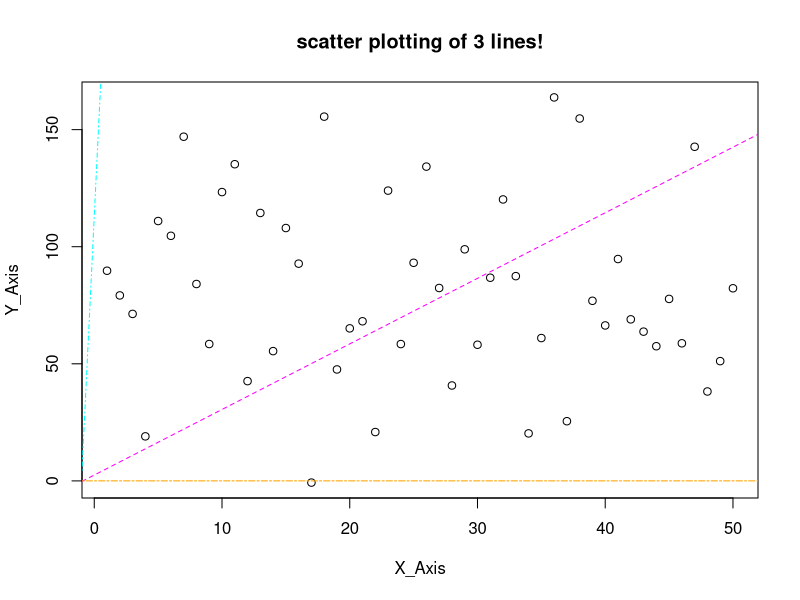

Recreate this plot in R.
## ---- chunk 1
n = 50
p = 2

x0 = rep(1, times = n)

# Randomly draw from a probability distribution to generate 
# n values for x1.
# x1 = ?

# Create the matrix, xmat, using the x0 and x1 column vectors
x1 <- rnorm(50, mean = 86, sd = 36)
xmat_data <-cbind(x0,x1)
print(xmat_data)
## ---- chunk 2
# Assign a value for sigma, the residual standard deviation
# sigma = ?
sigma = 2.86
# Assign values for epsilon, drawing randomly from a normal distribution
# epsilon = ?
epsilon_data <- rnorm(1,mean=86, sd=26)
print(epsilon_data)
## ---- chunk 3
# Use the following values of intercept and slope
# betas[1]: intercept
# betas[2]: slope
betas = c(2.5, 2.8)

# Calculate the values of y, using xmat, betas, and epsilon
# y = ?
y_val <- xmat_data*betas
y <- y_val+epsilon_data
print(y)
## ---- chunk 4
# Enter your code here

hatB <- solve(t(xmat_data) %*% xmat_data)
hat1B <- solve(hatB %*% t(xmat_data)%*% (y))

print(hat1B)

column_1 <- hat1B[1]
column_2 <- hat1B[2]

hat1B
## ---- chunk 5
# Enter your code here
model_coefficients <- lm(y ~ xmat_data)
coef(model_coefficients)

#fetching columns
col1 <- model_coefficients[1]
col2 <- model_coefficients[2]

# Store the estimated coefficients in an array.
result_arr <- array(c(col1,col2))
print(result_arr)
## ---- chunk 6
# Enter your code here


#observed data in a scatter plot using `plot()`
plot(x1,xlab="X_Axis", ylab="Y_Axis", main="scatter plotting of 3 lines!")

#(1) linear relationship with true values of coefficients
abline(betas[1],betas[2], col="magenta",lty=2)

#(2) linear relationship with coefficients estimated from manual OLS analysis
abline(column_1,column_2,col="orange",lty=6)

#(3) linear relationship with coefficients estimated from `lm()`
abline(coef(model_coefficients),coef(model_coefficients),col="cyan",lty=4)
